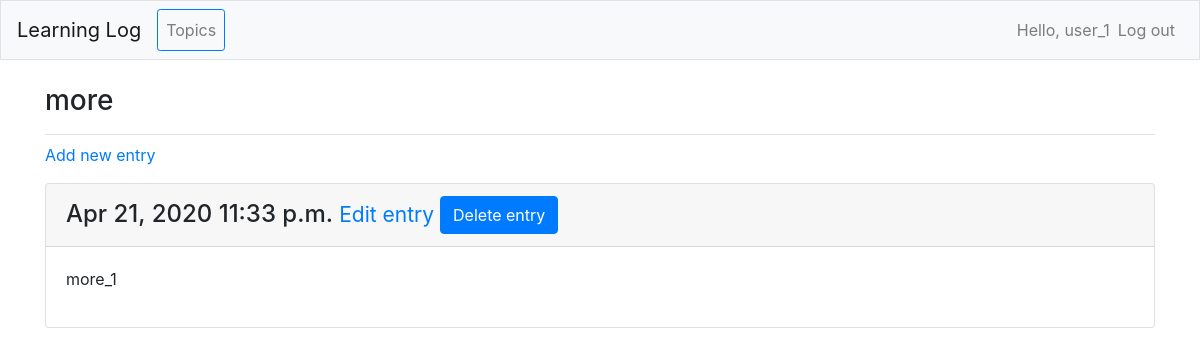
Before: /topics/9/ (signed in) with the older database file.
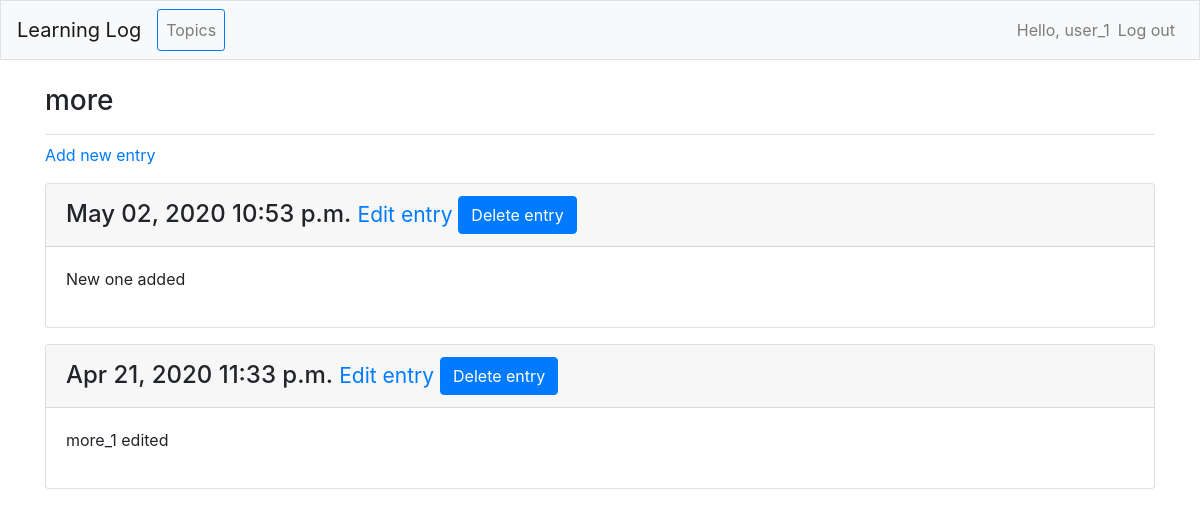
After: the same page with the newer database file.
### learning_logs/models.py (models this page shows, shortened)
class Topic(models.Model): # inherit from Django's base Model class
    text = models.CharField(max_length=200) # allocates 200 chars in database
    data_added = models.DateTimeField(auto_now_add=True) # sets to current data/time when new topic created
    owner = models.ForeignKey(User, on_delete=models.CASCADE)
    def __str__(self):
        return self.text

class Entry(models.Model): # inherit from Django's base Model class
    topic = models.ForeignKey(Topic,  on_delete=models.CASCADE)  # connects entry to a topic
    text = models.TextField()
    date_added = models.DateTimeField(auto_now_add=True)
    class Meta:
        verbose_name_plural = 'entries'

### learning_logs/views.py (the view)
# urls.py: path('topics/<int:topic_id>/', views.topic, name = 'topic'),
@login_required
def topic(request, topic_id):
    topic = Topic.objects.get(id=topic_id)
    check_topic_owner(topic, request)
    entries = topic.entry_set.order_by('-date_added')
    context = {'topic': topic, 'entries': entries}
    return render(request, 'learning_logs/topic.html', context)

### learning_logs/views.py (called while the page is built)
def check_topic_owner(topic, request):
    if topic.owner != request.user:
        raise Http404

### learning_logs/templates/learning_logs/topic.html (shortened to what this page needs)
{% extends 'learning_logs/base.html' %}
{% block page_header %}
    <h3>{{topic}} </h3>
{% endblock page_header %}
{% block content %}
<p>
    <a href = "{% url 'learning_logs:new_entry' topic.id %}"> Add new entry </a>
</p>
{% for entry in entries %}
    <div class="card mb-3">
        <h4 class = "card-header">
            {{ entry.date_added|date:'M d, Y h:i a' }}
            <small>
                <a href = "{% url 'learning_logs:edit_entry' entry.id %}"> Edit entry </a>
            </small>
            <button type = "button" class="btn btn-primary" data-toggle="modal" data-target="#ModalCenter"> Delete entry </button>
        </h4>
        <div class="card-body">
            {{ entry.text|linebreaks }}
        </div>
    </div>
{% empty %}
    <li> There are no entries for this topic yet </li>
{% endfor %}
{% endblock content %}

### learning_logs/templates/learning_logs/base.html (shortened to what this page needs)
{% load bootstrap4 %}
<!doctype html>
<html lang="en" >
<head>
    {% bootstrap_css %}
</head>
<body>
    <nav class = "navbar navbar-expand-md navbar-light bg-light mb-4 border">
        <a class = "navbar-brand" href = "{% url 'learning_logs:index' %}"> Learning Log </a>
            <div class = "collapse navbar-collapse" id = "navbarCollapse">
                <ul class = "navbar-nav mr-auto border border-primary rounded-sm">
                    <li class = "nav-item">
                        <a class = "nav-link" href = "{% url 'learning_logs:topics'%}"> Topics </a>
                    </li>
                </ul>
                <ul class = "navbar-nav ml-auto">
                    {% if user.is_authenticated %}
                        <li class = "nav-item">
                            <span class = "navbar-text">Hello, {{ user.username }} </span>
                        </li>
                        <li class = "nav-item">
                            <a class = "nav-link" href = "{% url 'users:logout' %}"> Log out </a>
                        </li>
                    {% endif %}
                </ul>
            </div>
    </nav>
    <main role = "main" class = "container">
        <div class = "pb-2 mb-2 border-bottom">
            {% block page_header %} {% endblock page_header %}
        </div>
        <div>
            {% block content %}{% endblock content %}
        </div>
    </main>
</body>
</html>

Changed rows visible on the page:
added Entry: date_added "May 02, 2020 10:53 p.m.", text "New one added"
changed Entry: text "more_1" → "more_1 edited"
